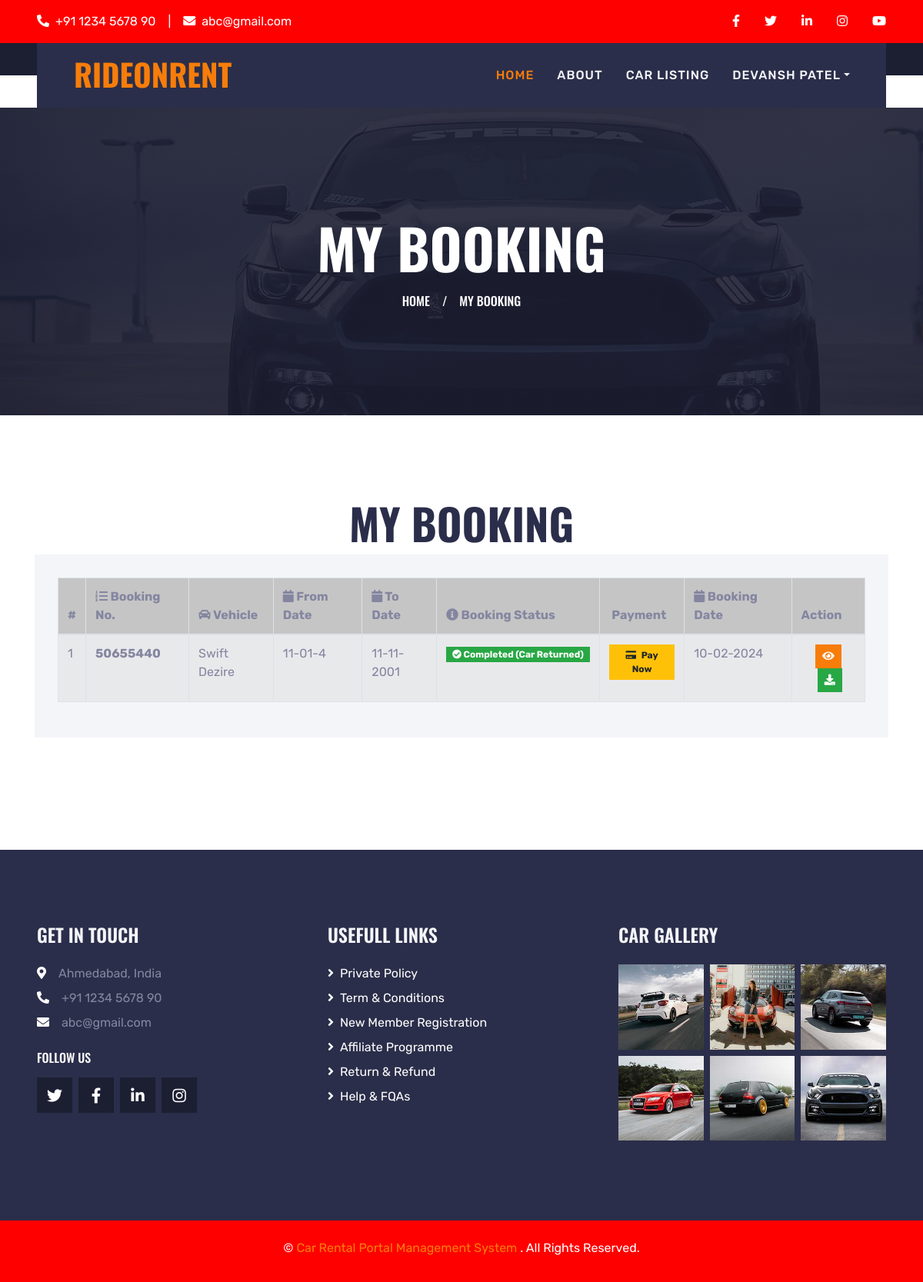
The page /myBooking (signed in) on the database its author committed.
### carRental/models.py (models this page shows, shortened)
class Booking(models.Model):
    user = models.ForeignKey(UserDetails, on_delete=models.CASCADE, null=True)
    BookingNumber = models.CharField(max_length=150, null=True)
    VehicleId = models.ForeignKey(Vehicles, on_delete=models.CASCADE, null=True)
    FromDate = models.DateField(null=True)
    ToDate = models.DateField(null=True)
    message = models.CharField(max_length=350, null=True)
    Status = models.CharField(max_length=150, null=True)
    TotalAmount = models.CharField(max_length=150, null=True, blank=True)
    PaymentStatus = models.CharField(max_length=100, default="Pending", null=True, blank=True)
    PaymentMode = models.CharField(max_length=100, null=True, blank=True)
    TransactionId = models.CharField(max_length=150, null=True, blank=True)
    PostingDate = models.DateTimeField(auto_now_add=True)
    LastUpdationDate = models.DateField(null=True)

class Vehicles(models.Model):
    VehiclesTitle = models.CharField(max_length=250, null=True)
    VehiclesBrand = models.ForeignKey(Brands, on_delete=models.CASCADE, null=True)
    VehiclesOverview = models.CharField(max_length=350, null=True)
    PricePerDay = models.CharField(max_length=200, null=True)
    FuelType = models.CharField(max_length=150, null=True)
    ModelYear = models.CharField(max_length=150, null=True)
    SeatingCapacity = models.CharField(max_length=150, null=True)
    Vimage1 = models.FileField(null=True,blank=True)
    Vimage2 = models.FileField(null=True,blank=True)
    Vimage3 = models.FileField(null=True,blank=True)
    Vimage4 = models.FileField(null=True,blank=True)
    Vimage5 = models.FileField(null=True,blank=True)
    AirConditioner = models.CharField(max_length=50, null=True)
    PowerDoorLocks = models.CharField(max_length=50, null=True)
    AntiLockBrakingSystem = models.CharField(max_length=50, null=True)
    BrakeAssist = models.CharField(max_length=50, null=True)
    PowerSteering = models.CharField(max_length=50, null=True)
    DriverAirbag = models.CharField(max_length=50, null=True)
    PassengerAirbag = models.CharField(max_length=50, null=True)
    PowerWindows = models.CharField(max_length=50, null=True)
    CDPlayer = models.CharField(max_length=50, null=True)
    CentralLocking = models.CharField(max_length=50, null=True)
    CrashSensor = models.CharField(max_length=50, null=True)
    LeatherSeats = models.CharField(max_length=50, null=True)
    RegDate = models.DateTimeField(auto_now_add=True)
    UpdationDate = models.DateField(null=True)

### carRental/views.py (the view)
# urls.py: path('myBooking', myBooking, name='myBooking'),
def myBooking(request):
    if not request.user.is_authenticated:
        return redirect('user_login')
    auto_complete_expired_bookings()
    user = User.objects.get(id=request.user.id)
    userDtls = UserDetails.objects.get(user=user)
    booking = Booking.objects.filter(user=userDtls).order_by('-id')
    return render(request, 'user/myBooking.html', locals())

### carRental/views.py (called while the page is built)
def auto_complete_expired_bookings():
    try:
        Booking.objects.filter(Status='Confirm', ToDate__lt=date.today()).update(
            Status='Completed',
            LastUpdationDate=date.today()
        )
    except Exception:
        pass

### carRental/templates/user/myBooking.html (shortened to what this page needs)
{% extends 'userBase.html' %}
{% block main %}
{% load static %}
<div class="container-fluid page-header" xmlns="http://www.w3.org/1999/html">
    <h1 class="display-3 text-uppercase text-white mb-3">My Booking</h1>
    <div class="d-inline-flex text-white">
        <h6 class="text-uppercase m-0"><a class="text-white" href="{% url 'userindex' %}">Home</a></h6>
        <h6 class="text-body m-0 px-3">/</h6>
        <h6 class="text-uppercase text-body m-0">My Booking</h6>
    </div>
</div>
<div class="container-fluid py-2">
    <div class="container pt-2 pb-3">
        <h1 class="display-4 text-uppercase text-center mb-2">My Booking</h1>
        <div class="row">
            <div class="col-lg-12 mb-2">
                <div class="contact-form bg-light mb-4" style="padding: 30px;">
                    <table id="example1" class="table table-bordered table-striped">
                        <thead>
                        <tr style="background-color: #c5c5c5;">
                            <th>#</th>
                            <th><i class="fa fa-list-ol"></i> Booking No.</th>
                            <th><i class="fa fa-car"></i> Vehicle</th>
                            <th><i class="fa fa-calendar"></i> From Date</th>
                            <th><i class="fa fa-calendar"></i> To Date</th>
                            <th><i class="fa fa-info-circle"></i> Booking Status</th>
                            <th> Payment</th>
                            <th><i class="fa fa-calendar"></i> Booking Date</th>
                            <th>Action</th>
                        </tr>
                        </thead>
                        <tbody>
                        {% for i in booking %}
                        <tr>
                            <td>{{forloop.counter}}</td>
                            <td><strong>{{i.BookingNumber}}</strong></td>
                            <td>{{i.VehicleId.VehiclesTitle}}</td>
                            <td>{{i.FromDate|date:"d-m-Y"}}</td>
                            <td>{{i.ToDate|date:"d-m-Y"}}</td>
                            <td>
                                {% if i.Status == 'Confirm' %}
                                    <span class="badge badge-primary px-2 py-1"><i class="fa fa-check"></i> Confirmed</span>
                                {% elif i.Status == 'Completed' %}
                                    <span class="badge badge-success px-2 py-1"><i class="fa fa-check-circle"></i> Completed (Car Returned)</span>
                                {% elif i.Status == 'Cancel' %}
                                    <span class="badge badge-danger px-2 py-1"><i class="fa fa-times"></i> Cancelled</span>
                                {% else %}
                                    <span class="badge badge-secondary px-2 py-1">Pending Approval</span>
                                {% endif %}
                            </td>
                            <td>
                                {% if i.PaymentStatus == 'Paid' %}
                                    <span class="badge badge-success px-2 py-1"><i class="fa fa-check-circle"></i> Paid</span>
                                    {% if i.TotalAmount %}<small class="d-block text-muted">₹{{ i.TotalAmount }}</small>{% endif %}
                                {% elif i.PaymentStatus == 'Pay on Pickup' %}
                                    <span class="badge badge-info px-2 py-1"><i class="fa fa-handshake-o"></i> Pay on Pickup</span>
                                    {% if i.TotalAmount %}<small class="d-block text-muted">₹{{ i.TotalAmount }}</small>{% endif %}
                                {% else %}
                                    <a href="{% url 'bookingPayment' i.id %}" class="btn btn-warning btn-sm font-weight-bold py-1 px-2" style="font-size: 12px;">
                                        <i class="fa fa-credit-card mr-1"></i> Pay Now
                                    </a>
                                {% endif %}
                            </td>
                            <td>{{i.PostingDate|date:"d-m-Y"}}</td>
                            <td align="center">
                                <a class="btn btn-primary btn-sm" href="{% url 'mybookingDtls' i.id %}" title="View Details"><i class="fa fa-eye"></i></a>
                                <a class="btn btn-success btn-sm ml-1" href="{% url 'bookingInvoice' i.id %}" title="Download / View Slip"><i class="fa fa-download"></i></a>
                            </td>
                        </tr>
                        {% endfor %}
                        </tbody>
                    </table>
                </div>
            </div>
        </div>
    </div>
</div>
{% endblock %}

### carRental/templates/userBase.html (shortened to what this page needs)
{% load static %}
<!DOCTYPE html>
<html lang="en">
<head>
    <link href="https://cdnjs.cloudflare.com/ajax/libs/font-awesome/5.15.0/css/all.min.css" rel="stylesheet">
    <link href="{% static 'lib/owlcarousel/assets/owl.carousel.min.css' %}" rel="stylesheet">
    <link href="{% static 'lib/tempusdominus/css/tempusdominus-bootstrap-4.min.css' %}" rel="stylesheet" />
    <link href="{% static 'css/bootstrap.min.css' %}" rel="stylesheet">
    <link href="{% static 'css/style.css' %}" rel="stylesheet">
</head>
<body>
    <div class="container-fluid bg-dark py-3 px-lg-5 d-none d-lg-block">
        <div class="row">
            <div class="col-md-6 text-center text-lg-left mb-2 mb-lg-0">
                <div class="d-inline-flex align-items-center">
                    <a class="text-body pr-3" href=""><i class="fa fa-phone-alt mr-2"></i>+91 1234 5678 90</a>
                    <span class="text-body">|</span>
                    <a class="text-body px-3" href=""><i class="fa fa-envelope mr-2"></i>abc@gmail.com</a>
                </div>
            </div>
            <div class="col-md-6 text-center text-lg-right">
                <div class="d-inline-flex align-items-center">
                    <a class="text-body px-3" href="">
                        <i class="fab fa-facebook-f"></i>
                    </a>
                    <a class="text-body px-3" href="">
                        <i class="fab fa-twitter"></i>
                    </a>
                    <a class="text-body px-3" href="">
                        <i class="fab fa-linkedin-in"></i>
                    </a>
                    <a class="text-body px-3" href="">
                        <i class="fab fa-instagram"></i>
                    </a>
                    <a class="text-body pl-3" href="">
                        <i class="fab fa-youtube"></i>
                    </a>
                </div>
            </div>
        </div>
    </div>
    <div class="container-fluid position-relative nav-bar p-0">
        <div class="position-relative px-lg-5" style="z-index: 9;">
            <nav class="navbar navbar-expand-lg bg-secondary navbar-dark py-3 py-lg-0 pl-3 pl-lg-5">
                <a href="" class="navbar-brand">
                    <h1 class="text-uppercase text-primary mb-1">RideOnRent</h1>
                </a>
                <div class="collapse navbar-collapse justify-content-between px-3" id="navbarCollapse">
                    <div class="navbar-nav ml-auto py-0">
                        <a href="{% url 'userindex' %}" class="nav-item nav-link active">Home</a>
                        <a href="{% url 'userabout' %}" class="nav-item nav-link">About</a>
                        <a href="{% url 'usercarlist' %}" class="nav-item nav-link">Car Listing</a>
                        <div class="nav-item dropdown">
                            <a href="#" class="nav-link dropdown-toggle" data-toggle="dropdown">{{request.user.first_name}} {{request.user.last_name}}</a>
                        </div>
                    </div>
                </div>
            </nav>
        </div>
    </div>
{% block main %}
{% endblock %}
    <div class="container-fluid bg-secondary py-5 px-sm-3 px-md-5" style="margin-top: 90px;">
        <div class="row pt-5">
            <div class="col-lg-4 col-md-6 mb-5">
                <h4 class="text-uppercase text-light mb-4">Get In Touch</h4>
                <p class="mb-2"><i class="fa fa-map-marker-alt text-white mr-3"></i>Ahmedabad, India</p>
                <p class="mb-2"><i class="fa fa-phone-alt text-white mr-3"></i>+91 1234 5678 90</p>
                <p><i class="fa fa-envelope text-white mr-3"></i>abc@gmail.com</p>
                <h6 class="text-uppercase text-white py-2">Follow Us</h6>
                <div class="d-flex justify-content-start">
                    <a class="btn btn-lg btn-dark btn-lg-square mr-2" href="#"><i class="fab fa-twitter"></i></a>
                    <a class="btn btn-lg btn-dark btn-lg-square mr-2" href="#"><i class="fab fa-facebook-f"></i></a>
                    <a class="btn btn-lg btn-dark btn-lg-square mr-2" href="#"><i class="fab fa-linkedin-in"></i></a>
                    <a class="btn btn-lg btn-dark btn-lg-square" href="#"><i class="fab fa-instagram"></i></a>
                </div>
            </div>
            <div class="col-lg-4 col-md-6 mb-5">
                <h4 class="text-uppercase text-light mb-4">Usefull Links</h4>
                <div class="d-flex flex-column justify-content-start">
                    <a class="text-body mb-2" href="#"><i class="fa fa-angle-right text-white mr-2"></i>Private Policy</a>
                    <a class="text-body mb-2" href="#"><i class="fa fa-angle-right text-white mr-2"></i>Term & Conditions</a>
                    <a class="text-body mb-2" href="#"><i class="fa fa-angle-right text-white mr-2"></i>New Member Registration</a>
                    <a class="text-body mb-2" href="#"><i class="fa fa-angle-right text-white mr-2"></i>Affiliate Programme</a>
                    <a class="text-body mb-2" href="#"><i class="fa fa-angle-right text-white mr-2"></i>Return & Refund</a>
                    <a class="text-body" href="#"><i class="fa fa-angle-right text-white mr-2"></i>Help & FQAs</a>
                </div>
            </div>
            <div class="col-lg-4 col-md-6 mb-5">
                <h4 class="text-uppercase text-light mb-4">Car Gallery</h4>
                <div class="row mx-n1">
                    <div class="col-4 px-1 mb-2">
                        <a href=""><img class="w-100" src="{% static 'img/gallery-1.jpg' %}" alt=""></a>
                    </div>
                    <div class="col-4 px-1 mb-2">
                        <a href=""><img class="w-100" src="{% static 'img/gallery-2.jpg' %}" alt=""></a>
                    </div>
                    <div class="col-4 px-1 mb-2">
                        <a href=""><img class="w-100" src="{% static 'img/gallery-3.jpg' %}" alt=""></a>
                    </div>
                    <div class="col-4 px-1 mb-2">
                        <a href=""><img class="w-100" src="{% static 'img/gallery-4.jpg' %}" alt=""></a>
                    </div>
                    <div class="col-4 px-1 mb-2">
                        <a href=""><img class="w-100" src="{% static 'img/gallery-5.jpg' %}" alt=""></a>
                    </div>
                    <div class="col-4 px-1 mb-2">
                        <a href=""><img class="w-100" src="{% static 'img/gallery-6.jpg' %}" alt=""></a>
                    </div>
                </div>
            </div>
        </div>
    </div>
    <div class="container-fluid bg-dark py-4 px-sm-3 px-md-5">
        <p class="mb-2 text-center text-body">&copy; <a href="#">Car Rental Portal Management System </a>. All Rights Reserved.</p>
    </div>
</body>
</html>

### carRental/static/css/style.css (style rules this page uses)
:root { --primary: #F77D0A; --secondary: #2B2E4A; --light: #F4F5F8; --dark: #1C1E32; }
h1, h2, .font-weight-bold { font-weight: 700 !important; }
h3, h4, .font-weight-semi-bold { font-weight: 600 !important; }
h5, h6, .font-weight-medium { font-weight: 500 !important; }
.btn-lg-square { width: 46px; height: 46px; }
.btn-square, .btn-sm-square, .btn-lg-square { padding-left: 0; padding-right: 0; text-align: center; }
.nav-bar::before { position: absolute; content: ""; width: 100%; height: 50%; top: 0; left: 0; background: var(--dark); }
.nav-bar::after { position: absolute; content: ""; width: 100%; height: 50%; bottom: 0; left: 0; background: #ffffff; }
.navbar-dark .navbar-nav .nav-link { padding: 30px 15px; font-size: 16px; font-weight: 500; letter-spacing: 1px; text-transform: uppercase; color: var(--light); outline: none; }
.navbar-dark .navbar-nav .nav-link:hover, .navbar-dark .navbar-nav .nav-link.active { color: var(--primary); }
.page-header { height: 400px; margin-bottom: 90px; display: flex; flex-direction: column; align-items: center; justify-content: center; background: linear-gradient(rgba(28, 30, 50, .9), rgba(28, 30, 50, .9)), url(../img/bg-banner.jpg); background-attachment: fixed; }

### rows shown on the page
Booking: BookingNumber "50655440", VehicleId.VehiclesTitle "Swift Dezire", FromDate "11-01-4", ToDate "11-11-2001", Status "Completed" (drawn), PaymentStatus "Pay Now", PostingDate "10-02-2024"

### other values the page prints
{{ request.user.first_name }} "DEVANSH"
{{ request.user.last_name }} "PATEL"
